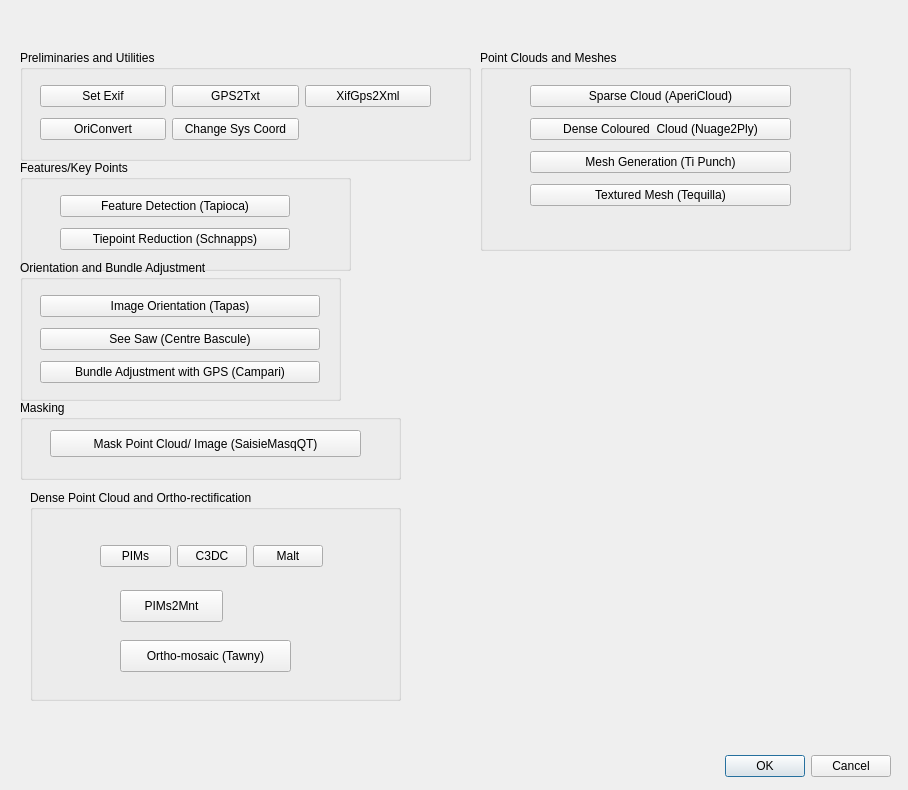
<?xml version="1.0" encoding="UTF-8"?>
<ui version="4.0">
 <class>MicMac_SFMDialogBase</class>
 <widget class="QDialog" name="MicMac_SFMDialogBase">
  <property name="geometry">
   <rect>
    <x>0</x>
    <y>0</y>
    <width>908</width>
    <height>790</height>
   </rect>
  </property>
  <property name="windowTitle">
   <string>MicMac_SFM</string>
  </property>
  <widget class="QDialogButtonBox" name="button_box">
   <property name="geometry">
    <rect>
     <x>550</x>
     <y>750</y>
     <width>341</width>
     <height>32</height>
    </rect>
   </property>
   <property name="orientation">
    <enum>Qt::Horizontal</enum>
   </property>
   <property name="standardButtons">
    <set>QDialogButtonBox::Cancel|QDialogButtonBox::Ok</set>
   </property>
  </widget>
  <widget class="QGroupBox" name="prelim">
   <property name="geometry">
    <rect>
     <x>20</x>
     <y>50</y>
     <width>451</width>
     <height>111</height>
    </rect>
   </property>
   <property name="title">
    <string>Preliminaries and Utilities</string>
   </property>
   <widget class="QWidget" name="layoutWidget">
    <property name="geometry">
     <rect>
      <x>20</x>
      <y>30</y>
      <width>391</width>
      <height>66</height>
     </rect>
    </property>
    <layout class="QGridLayout" name="gridLayout">
     <item row="0" column="0">
      <widget class="QPushButton" name="setexif">
       <property name="minimumSize">
        <size>
         <width>116</width>
         <height>0</height>
        </size>
       </property>
       <property name="text">
        <string>Set Exif</string>
       </property>
      </widget>
     </item>
     <item row="0" column="1">
      <widget class="QPushButton" name="gps2txt">
       <property name="text">
        <string>GPS2Txt</string>
       </property>
      </widget>
     </item>
     <item row="0" column="2">
      <widget class="QPushButton" name="gps2xml">
       <property name="text">
        <string>XifGps2Xml</string>
       </property>
      </widget>
     </item>
     <item row="1" column="0">
      <widget class="QPushButton" name="oriconvert">
       <property name="text">
        <string>OriConvert</string>
       </property>
      </widget>
     </item>
     <item row="1" column="1">
      <widget class="QPushButton" name="cSysCord">
       <property name="text">
        <string>Change Sys Coord</string>
       </property>
      </widget>
     </item>
    </layout>
   </widget>
  </widget>
  <widget class="QGroupBox" name="features">
   <property name="geometry">
    <rect>
     <x>20</x>
     <y>160</y>
     <width>331</width>
     <height>111</height>
    </rect>
   </property>
   <property name="title">
    <string>Features/Key Points</string>
   </property>
   <widget class="QWidget" name="layoutWidget">
    <property name="geometry">
     <rect>
      <x>40</x>
      <y>30</y>
      <width>230</width>
      <height>66</height>
     </rect>
    </property>
    <layout class="QVBoxLayout" name="verticalLayout">
     <item>
      <widget class="QPushButton" name="tapioca">
       <property name="text">
        <string>Feature Detection (Tapioca)</string>
       </property>
      </widget>
     </item>
     <item>
      <widget class="QPushButton" name="schnaps">
       <property name="text">
        <string>Tiepoint Reduction (Schnapps)</string>
       </property>
      </widget>
     </item>
    </layout>
   </widget>
  </widget>
  <widget class="QGroupBox" name="orient">
   <property name="geometry">
    <rect>
     <x>20</x>
     <y>260</y>
     <width>321</width>
     <height>141</height>
    </rect>
   </property>
   <property name="title">
    <string>Orientation and Bundle Adjustment</string>
   </property>
   <widget class="QWidget" name="layoutWidget">
    <property name="geometry">
     <rect>
      <x>20</x>
      <y>30</y>
      <width>280</width>
      <height>100</height>
     </rect>
    </property>
    <layout class="QVBoxLayout" name="verticalLayout_2">
     <item>
      <widget class="QPushButton" name="tapas">
       <property name="text">
        <string>Image Orientation (Tapas)</string>
       </property>
      </widget>
     </item>
     <item>
      <widget class="QPushButton" name="cBask">
       <property name="text">
        <string>See Saw (Centre Bascule)</string>
       </property>
      </widget>
     </item>
     <item>
      <widget class="QPushButton" name="campari">
       <property name="text">
        <string>Bundle Adjustment with GPS (Campari)</string>
       </property>
      </widget>
     </item>
    </layout>
   </widget>
  </widget>
  <widget class="QGroupBox" name="clouds">
   <property name="geometry">
    <rect>
     <x>480</x>
     <y>50</y>
     <width>371</width>
     <height>201</height>
    </rect>
   </property>
   <property name="title">
    <string>Point Clouds and Meshes</string>
   </property>
   <widget class="QWidget" name="layoutWidget">
    <property name="geometry">
     <rect>
      <x>50</x>
      <y>30</y>
      <width>261</width>
      <height>134</height>
     </rect>
    </property>
    <layout class="QVBoxLayout" name="verticalLayout_3">
     <item>
      <widget class="QPushButton" name="aperi">
       <property name="text">
        <string>Sparse Cloud (AperiCloud)</string>
       </property>
      </widget>
     </item>
     <item>
      <widget class="QPushButton" name="nuage">
       <property name="text">
        <string>Dense Coloured  Cloud (Nuage2Ply)</string>
       </property>
      </widget>
     </item>
     <item>
      <widget class="QPushButton" name="tipunch">
       <property name="text">
        <string>Mesh Generation (Ti Punch)</string>
       </property>
      </widget>
     </item>
     <item>
      <widget class="QPushButton" name="tequila">
       <property name="text">
        <string>Textured Mesh (Tequilla)</string>
       </property>
      </widget>
     </item>
    </layout>
   </widget>
  </widget>
  <widget class="QGroupBox" name="mask">
   <property name="geometry">
    <rect>
     <x>20</x>
     <y>400</y>
     <width>381</width>
     <height>80</height>
    </rect>
   </property>
   <property name="title">
    <string>Masking</string>
   </property>
   <widget class="QPushButton" name="saisiemasq">
    <property name="geometry">
     <rect>
      <x>30</x>
      <y>30</y>
      <width>311</width>
      <height>27</height>
     </rect>
    </property>
    <property name="text">
     <string>Mask Point Cloud/ Image (SaisieMasqQT)</string>
    </property>
   </widget>
  </widget>
  <widget class="QGroupBox" name="dense">
   <property name="geometry">
    <rect>
     <x>30</x>
     <y>490</y>
     <width>371</width>
     <height>211</height>
    </rect>
   </property>
   <property name="title">
    <string>Dense Point Cloud and Ortho-rectification</string>
   </property>
   <widget class="QPushButton" name="tawny">
    <property name="geometry">
     <rect>
      <x>90</x>
      <y>150</y>
      <width>171</width>
      <height>32</height>
     </rect>
    </property>
    <property name="text">
     <string>Ortho-mosaic (Tawny)</string>
    </property>
   </widget>
   <widget class="QPushButton" name="pims2mnt">
    <property name="geometry">
     <rect>
      <x>90</x>
      <y>100</y>
      <width>103</width>
      <height>32</height>
     </rect>
    </property>
    <property name="text">
     <string>PIMs2Mnt</string>
    </property>
   </widget>
   <widget class="QWidget" name="">
    <property name="geometry">
     <rect>
      <x>70</x>
      <y>50</y>
      <width>223</width>
      <height>32</height>
     </rect>
    </property>
    <layout class="QHBoxLayout" name="horizontalLayout">
     <item>
      <widget class="QPushButton" name="pims">
       <property name="text">
        <string>PIMs</string>
       </property>
      </widget>
     </item>
     <item>
      <widget class="QPushButton" name="c3dc">
       <property name="text">
        <string>C3DC</string>
       </property>
      </widget>
     </item>
     <item>
      <widget class="QPushButton" name="malt">
       <property name="text">
        <string>Malt</string>
       </property>
      </widget>
     </item>
    </layout>
   </widget>
  </widget>
 </widget>
 <resources/>
 <connections>
  <connection>
   <sender>button_box</sender>
   <signal>accepted()</signal>
   <receiver>MicMac_SFMDialogBase</receiver>
   <slot>accept()</slot>
   <hints>
    <hint type="sourcelabel">
     <x>20</x>
     <y>20</y>
    </hint>
    <hint type="destinationlabel">
     <x>20</x>
     <y>20</y>
    </hint>
   </hints>
  </connection>
  <connection>
   <sender>button_box</sender>
   <signal>rejected()</signal>
   <receiver>MicMac_SFMDialogBase</receiver>
   <slot>reject()</slot>
   <hints>
    <hint type="sourcelabel">
     <x>20</x>
     <y>20</y>
    </hint>
    <hint type="destinationlabel">
     <x>20</x>
     <y>20</y>
    </hint>
   </hints>
  </connection>
 </connections>
</ui>
